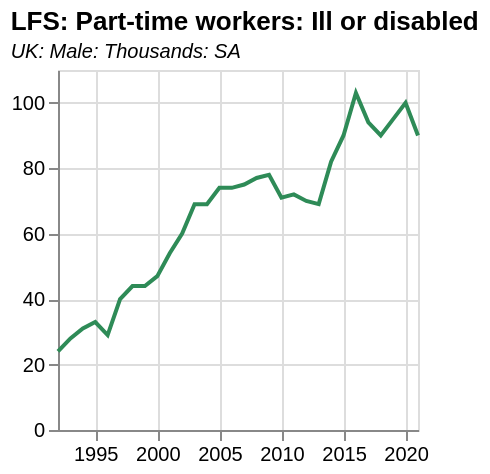

Vega-Lite specification stored for this chart:
### Vega-Lite specification from a JSON file in a GitHub repository (floating-point values rounded to 4 significant figures)
{"$schema": "https://vega.github.io/schema/vega-lite/v5.json", "data": {"values": [{"date": "1992", "label": "1992", "month": "", "quarter": "", "sourceDataset": "LMS", "updateDate": "2015-10-13T23:00:00.000Z", "value": "24", "year": "1992"}, {"date": "1993", "label": "1993", "month": "", "quarter": "", "sourceDataset": "LMS", "updateDate": "2015-10-13T23:00:00.000Z", "value": "28", "year": "1993"}, {"date": "1994", "label": "1994", "month": "", "quarter": "", "sourceDataset": "LMS", "updateDate": "2015-10-13T23:00:00.000Z", "value": "31", "year": "1994"}, {"date": "1995", "label": "1995", "month": "", "quarter": "", "sourceDataset": "LMS", "updateDate": "2015-10-13T23:00:00.000Z", "value": "33", "year": "1995"}, {"date": "1996", "label": "1996", "month": "", "quarter": "", "sourceDataset": "LMS", "updateDate": "2015-10-13T23:00:00.000Z", "value": "29", "year": "1996"}, {"date": "1997", "label": "1997", "month": "", "quarter": "", "sourceDataset": "LMS", "updateDate": "2015-10-13T23:00:00.000Z", "value": "40", "year": "1997"}, {"date": "1998", "label": "1998", "month": "", "quarter": "", "sourceDataset": "LMS", "updateDate": "2015-10-13T23:00:00.000Z", "value": "44", "year": "1998"}, {"date": "1999", "label": "1999", "month": "", "quarter": "", "sourceDataset": "LMS", "updateDate": "2015-10-13T23:00:00.000Z", "value": "44", "year": "1999"}, {"date": "2000", "label": "2000", "month": "", "quarter": "", "sourceDataset": "LMS", "updateDate": "2015-10-13T23:00:00.000Z", "value": "47", "year": "2000"}, {"date": "2001", "label": "2001", "month": "", "quarter": "", "sourceDataset": "LMS", "updateDate": "2015-10-13T23:00:00.000Z", "value": "54", "year": "2001"}, {"date": "2002", "label": "2002", "month": "", "quarter": "", "sourceDataset": "LMS", "updateDate": "2015-10-13T23:00:00.000Z", "value": "60", "year": "2002"}, {"date": "2003", "label": "2003", "month": "", "quarter": "", "sourceDataset": "LMS", "updateDate": "2015-10-13T23:00:00.000Z", "value": "69", "year": "2003"}, {"date": "2004", "label": "2004", "month": "", "quarter": "", "sourceDataset": "LMS", "updateDate": "2015-10-13T23:00:00.000Z", "value": "69", "year": "2004"}, {"date": "2005", "label": "2005", "month": "", "quarter": "", "sourceDataset": "LMS", "updateDate": "2015-10-13T23:00:00.000Z", "value": "74", "year": "2005"}, {"date": "2006", "label": "2006", "month": "", "quarter": "", "sourceDataset": "LMS", "updateDate": "2015-10-13T23:00:00.000Z", "value": "74", "year": "2006"}, {"date": "2007", "label": "2007", "month": "", "quarter": "", "sourceDataset": "LMS", "updateDate": "2015-10-13T23:00:00.000Z", "value": "75", "year": "2007"}, {"date": "2008", "label": "2008", "month": "", "quarter": "", "sourceDataset": "LMS", "updateDate": "2015-10-13T23:00:00.000Z", "value": "77", "year": "2008"}, {"date": "2009", "label": "2009", "month": "", "quarter": "", "sourceDataset": "LMS", "updateDate": "2015-10-13T23:00:00.000Z", "value": "78", "year": "2009"}, {"date": "2010", "label": "2010", "month": "", "quarter": "", "sourceDataset": "LMS", "updateDate": "2015-10-13T23:00:00.000Z", "value": "71", "year": "2010"}, {"date": "2011", "label": "2011", "month": "", "quarter": "", "sourceDataset": "LMS", "updateDate": "2015-10-13T23:00:00.000Z", "value": "72", "year": "2011"}, {"date": "2012", "label": "2012", "month": "", "quarter": "", "sourceDataset": "LMS", "updateDate": "2019-02-19T00:00:00.000Z", "value": "70", "year": "2012"}, {"date": "2013", "label": "2013", "month": "", "quarter": "", "sourceDataset": "LMS", "updateDate": "2015-10-13T23:00:00.000Z", "value": "69", "year": "2013"}, {"date": "2014", "label": "2014", "month": "", "quarter": "", "sourceDataset": "LMS", "updateDate": "2015-10-13T23:00:00.000Z", "value": "82", "year": "2014"}, {"date": "2015", "label": "2015", "month": "", "quarter": "", "sourceDataset": "LMS", "updateDate": "2019-02-19T00:00:00.000Z", "value": "90", "year": "2015"}, {"date": "2016", "label": "2016", "month": "", "quarter": "", "sourceDataset": "LMS", "updateDate": "2019-02-19T00:00:00.000Z", "value": "103", "year": "2016"}, {"date": "2017", "label": "2017", "month": "", "quarter": "", "sourceDataset": "LMS", "updateDate": "2019-02-19T00:00:00.000Z", "value": "94", "year": "2017"}, {"date": "2018", "label": "2018", "month": "", "quarter": "", "sourceDataset": "LMS", "updateDate": "2019-02-19T00:00:00.000Z", "value": "90", "year": "2018"}, {"date": "2019", "label": "2019", "month": "", "quarter": "", "sourceDataset": "LMS", "updateDate": "2020-02-18T00:00:00.000Z", "value": "95", "year": "2019"}, {"date": "2020", "label": "2020", "month": "", "quarter": "", "sourceDataset": "LMS", "updateDate": "2021-07-14T23:00:00.000Z", "value": "100", "year": "2020"}, {"date": "2021", "label": "2021", "month": "", "quarter": "", "sourceDataset": "LMS", "updateDate": "2022-08-15T23:00:00.000Z", "value": "90", "year": "2021"}], "format": {"parse": {"date": "date"}}}, "title": {"text": "LFS: Part-time workers: Ill or disabled", "subtitle": "UK: Male: Thousands: SA", "subtitleFontStyle": "italic", "subtitleFontSize": 10, "anchor": "start", "color": "black"}, "width": 180, "height": 180, "mark": {"type": "line", "color": "seagreen", "strokeWidth": 2, "opacity": 1}, "encoding": {"x": {"field": "date", "type": "temporal", "title": null}, "y": {"field": "value", "type": "quantitative", "title": null}}, "config": {}}
